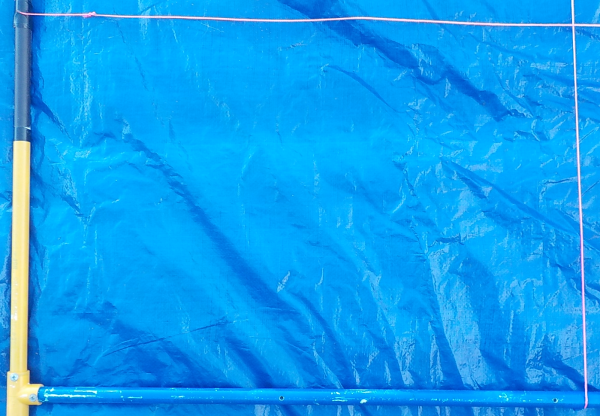
#> input picture F1.png, 600 x 416 px
$ python photomosaic_F.py
#> lines starting #> are read from the running program, lines starting #| are printed output that depends on the picture
from multiprocessing import Process
import cv2 as c
import numpy as n


def makemosaic():

    i1 = c.imread('F1.png')
#> i1 is the input picture: shape (416, 600, 3); mean B, G, R 240.1, 158.2, 14
    i2 = c.imread('F2.png')
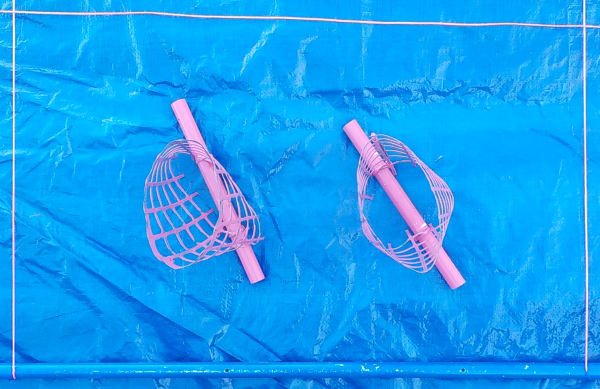
#> input picture F2.png, 600 x 389 px
#> i2 is the input picture: shape (389, 600, 3); mean B, G, R 241.8, 158.4, 20.7
    i3 = c.imread('F3.png')
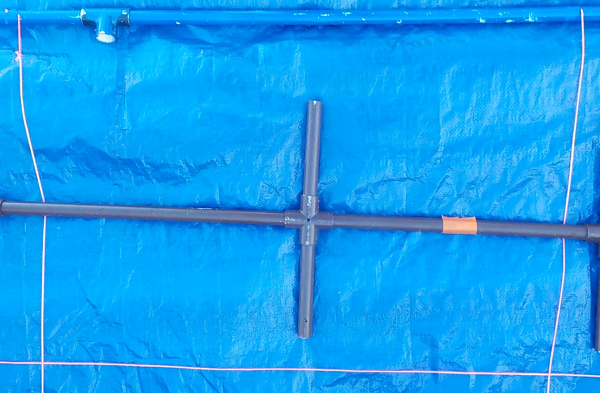
#> input picture F3.png, 600 x 393 px
#> i3 is the input picture: shape (393, 600, 3); mean B, G, R 240.2, 159, 17
    i4 = c.imread('F4.png')
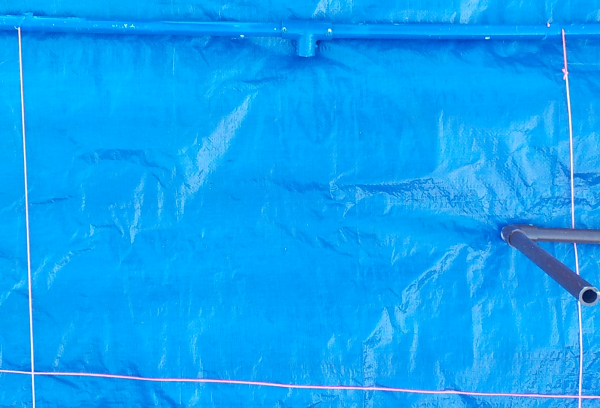
#> input picture F4.png, 600 x 408 px
#> i4 is the input picture: shape (408, 600, 3); mean B, G, R 245.3, 162, 12.2
    i5 = c.imread('F5.png')
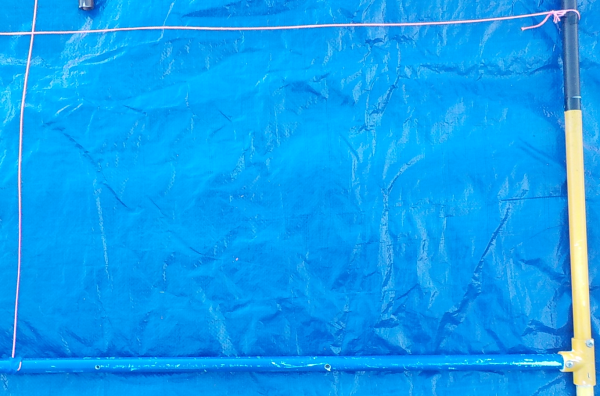
#> input picture F5.png, 600 x 396 px
#> i5 is the input picture: shape (396, 600, 3); mean B, G, R 240.3, 158.2, 13.9
    i6 = c.imread('F6.png')
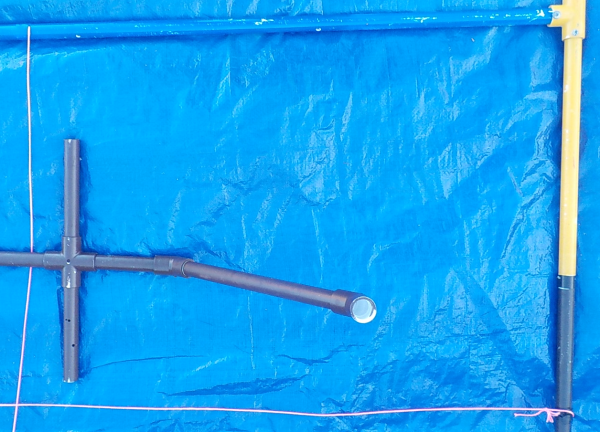
#> input picture F6.png, 600 x 432 px
#> i6 is the input picture: shape (432, 600, 3); mean B, G, R 240.9, 162.2, 20.1
    i7 = c.imread('F7.png')
    i8 = c.imread('F8.png')


    i1 = c.resize(i1, (400,400))
#> i1: shape (400, 400, 3)
    i2 = c.resize(i2, (400,400))
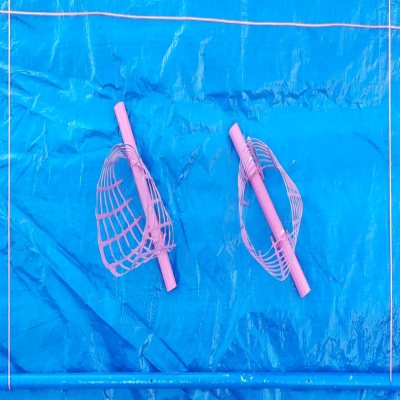
#> i2: shape (400, 400, 3); mean B, G, R 241.6, 158.2, 20.6
    i3 = c.resize(i3, (400,400))
#> i3: shape (400, 400, 3)
    i4 = c.resize(i4, (400,400))
#> i4: shape (400, 400, 3)
    i5 = c.resize(i5, (400,400))
#> i5: shape (400, 400, 3)
    i6 = c.resize(i6, (400,400))
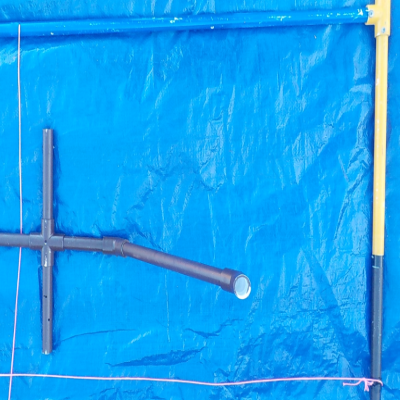
#> i6: shape (400, 400, 3); mean B, G, R 240.7, 162.1, 20
#> (the run stopped early here; a loop or call above may not have finished)
